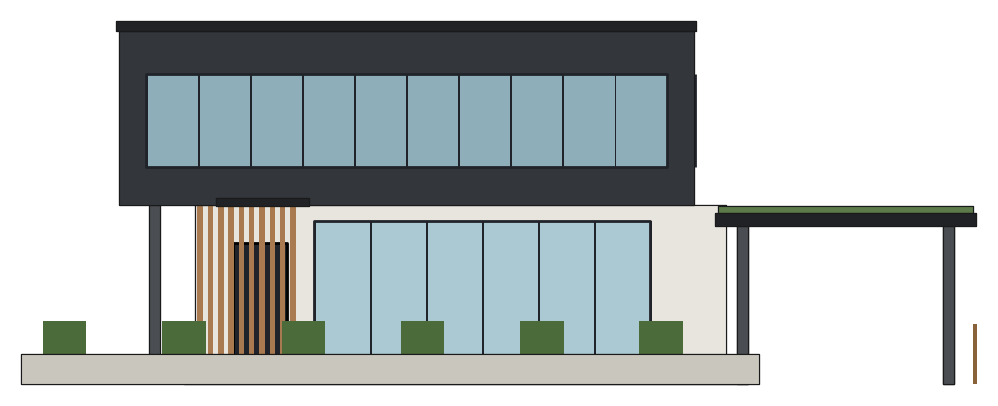
#> input picture landscape/front.png, 998 x 406 px
$ python -i model.py   (imports and definitions only)
#> lines starting #> are read from the running program, lines starting #| are printed output that depends on the picture
"""
Modern infill house — 3D massing model + orthographic elevations
Site: flat urban infill lot between two Victorian-era homes.
Design: two-story cantilevered volume, flat roofs, charcoal fiber-cement
cladding, vertical wood slat accents, floor-to-ceiling glazing, attached
carport with green roof strip.
"""
import numpy as np
import matplotlib
# [1 line not run here, left out]
import matplotlib.pyplot as plt
from mpl_toolkits.mplot3d.art3d import Poly3DCollection
from PIL import Image, ImageOps
import os

OUT = "images/"

# ---------------------------------------------------------------
# MATERIAL PALETTE
# ---------------------------------------------------------------
CHARCOAL   = "#33363a"   # dark fiber-cement panel cladding (upper mass)
LIGHT_STUCCO = "#e8e5df" # ground floor render / stucco
WOOD       = "#a97a4f"   # vertical cedar slat accent
WOOD_DARK  = "#8a6239"
GLASS      = "#9fc4d1"
GLASS_EDGE = "#20242a"
ROOF_CAP   = "#202225"
CONCRETE   = "#c9c6be"   # plinth / base
GREEN_ROOF = "#5c7a4a"   # carport green roof
GROUND     = "#8fae6b"
DOOR       = "#20242a"

# [29 lines left out: functions box, add_box, add_panel, not called in this run]

def vert_rect(axis_fixed, fixed_val, u0, u1, v0, v1, order='xy_at_z'):
    pass  # helper not needed; panels built inline below

# ---------------------------------------------------------------
# BUILD GEOMETRY  (units: meters)
# Site: x = width (0 left .. 14 right), y = depth (0 street/front .. 12 rear/back)
# ---------------------------------------------------------------
# [128 lines left out: functions build, set_axes, render, not called in this run]

def autocrop(path, pad=20):
#> called with path = 'front.png', pad = 20
    im = Image.open(path).convert("RGB")
#> im is the input picture: PIL image 998x406 RGB; mean R, G, B 183, 189.7, 190
    bg = Image.new("RGB", im.size, (255,255,255))
#> bg: PIL image 998x406 RGB; every value is 255
    diff = ImageOps.invert(im.convert("L"))
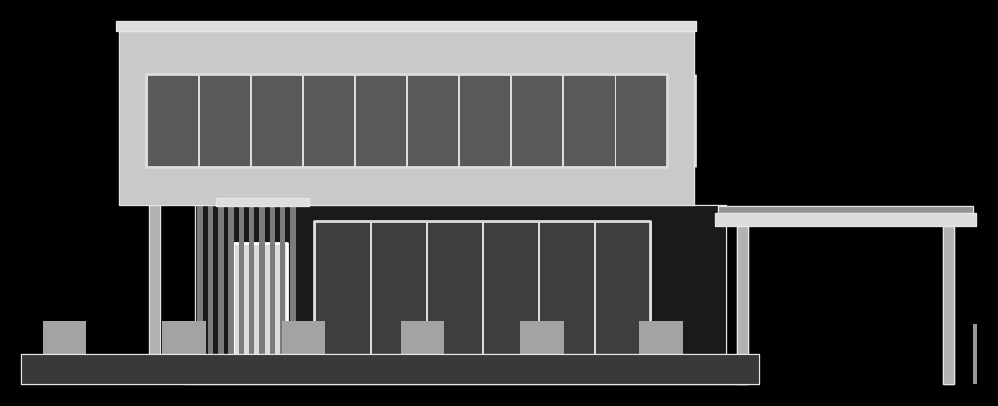
#> diff: PIL image 998x406 L; min 0, max 255, mean 67.2
    bbox = diff.getbbox()
#> bbox = (20, 20, 978, 386)
    if bbox:
        l,t,r,b = bbox
#> l = 20; t = 20; r = 978; b = 386
        l = max(l-pad,0); t = max(t-pad,0)
#> after `l = max(l - pad, 0)`: l = 0
#> after `t = max(t - pad, 0)`: t = 0
        r = min(r+pad, im.size[0]); b = min(b+pad, im.size[1])
#> after `r = min(r + pad, im.size[0])`: r = 998
#> after `b = min(b + pad, im.size[1])`: b = 406
        im = im.crop((l,t,r,b))
    im.save(path)

# [8 lines of commented-out code are left out]
views = [
    ("front.png",   0,  -90, "FRONT"),
    ("back.png",    0,   90, "BACK"),
    ("right.png",   0,    0, "RIGHT"),
    ("left.png",    0,  180, "LEFT"),
    ("top.png",    89.9, -90, "TOP-DOWN"),
]

# [4 lines not run here, left out]

# Bonus perspective (not orthographic) for context
fig = plt.figure(figsize=(9,9), dpi=200)
ax = fig.add_subplot(111, projection='3d')
ax.computed_zorder = False
# [11 lines not run here, left out]

>>> result = autocrop('front.png')

$ run again, on landscape/design_sheet.png
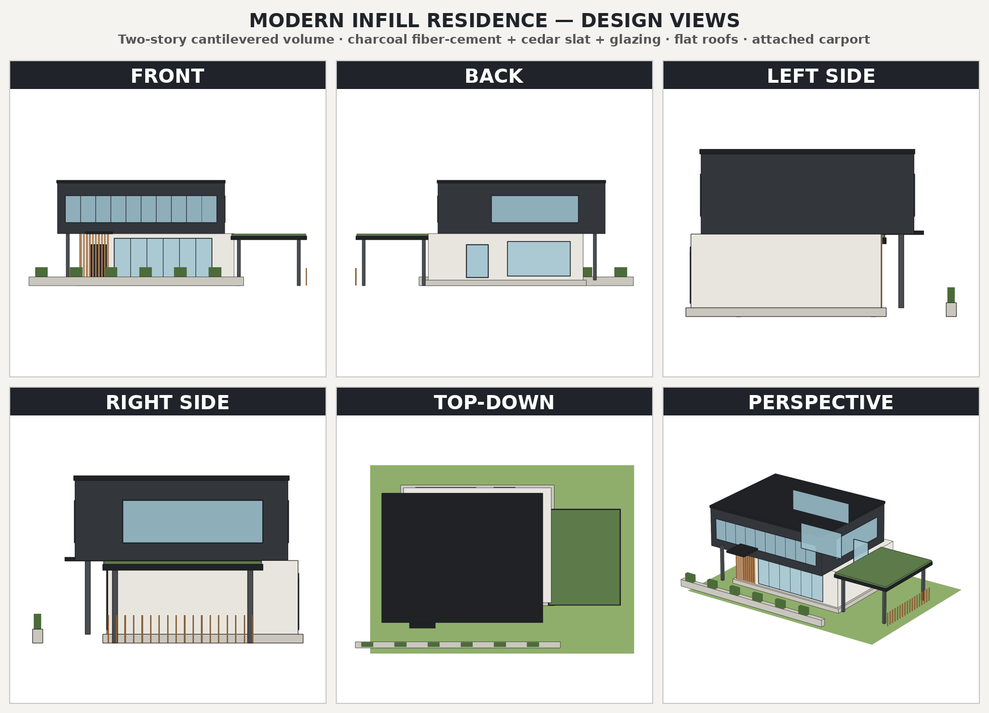
#> input picture landscape/design_sheet.png, 989 x 713 px, shrunk from 1744 x 1258 before the run
#> in autocrop, im is the input picture: PIL image 989x713 RGB; mean R, G, B 199.6, 202.3, 199.6
#> bg: PIL image 989x713 RGB; every value is 255
#> in autocrop, `diff = ImageOps.invert(im.convert("L"))`:
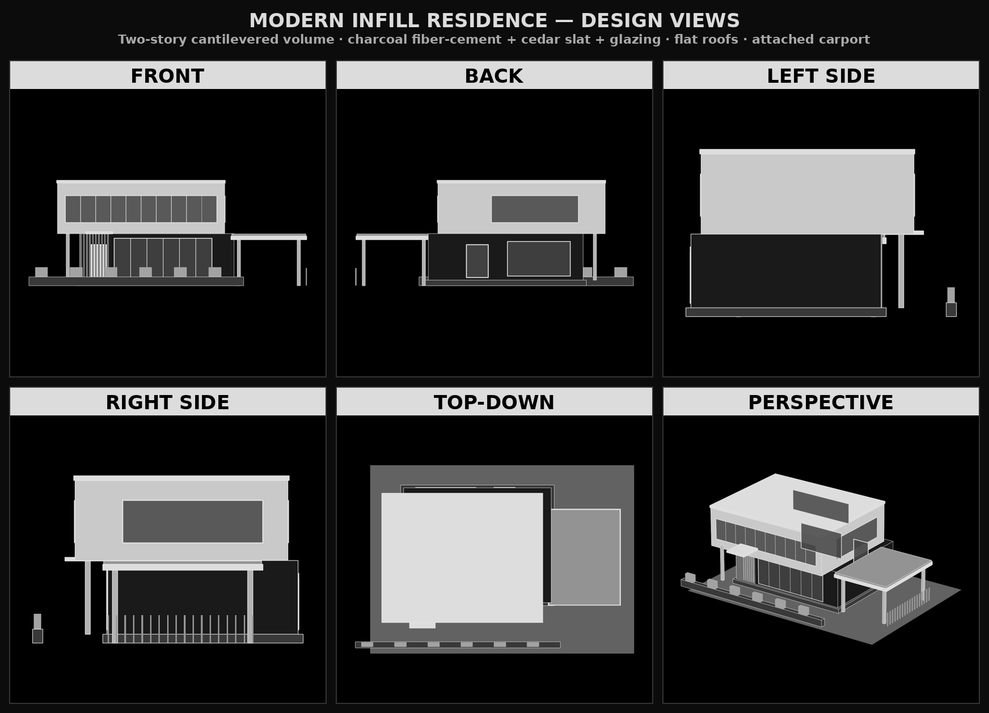
#> diff: PIL image 989x713 L; min 0, max 255, mean 53.8
#> bbox = (0, 0, 989, 713)
#> l = 0; r = 989; b = 713
